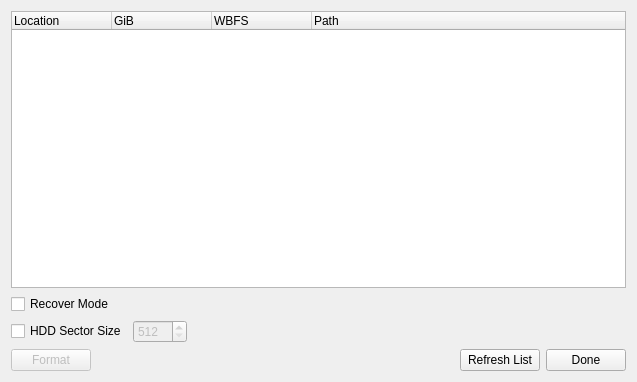
<?xml version="1.0" encoding="UTF-8"?>
<ui version="4.0">
 <class>FormatWindow</class>
 <widget class="QDialog" name="FormatWindow">
  <property name="geometry">
   <rect>
    <x>0</x>
    <y>0</y>
    <width>637</width>
    <height>382</height>
   </rect>
  </property>
  <property name="windowTitle">
   <string>WBFS Format Tool</string>
  </property>
  <layout class="QGridLayout" name="gridLayout">
   <item row="0" column="0" colspan="2">
    <widget class="QTreeWidget" name="treeWidget">
     <property name="toolTip">
      <string>Select a partition to format</string>
     </property>
     <property name="alternatingRowColors">
      <bool>true</bool>
     </property>
     <column>
      <property name="text">
       <string>Location</string>
      </property>
     </column>
     <column>
      <property name="text">
       <string>GiB</string>
      </property>
     </column>
     <column>
      <property name="text">
       <string>WBFS</string>
      </property>
     </column>
     <column>
      <property name="text">
       <string>Path</string>
      </property>
     </column>
    </widget>
   </item>
   <item row="1" column="0" colspan="2">
    <layout class="QHBoxLayout" name="horizontalLayout_3">
     <item>
      <layout class="QVBoxLayout" name="verticalLayout">
       <item>
        <widget class="QCheckBox" name="checkBox_recover">
         <property name="toolTip">
          <string>Format the partition in recovery mode</string>
         </property>
         <property name="text">
          <string>Recover Mode</string>
         </property>
        </widget>
       </item>
       <item>
        <layout class="QHBoxLayout" name="horizontalLayout">
         <item>
          <widget class="QCheckBox" name="checkBox_hss">
           <property name="toolTip">
            <string>Check this box to specify a sector size.  This should be a power of 2.</string>
           </property>
           <property name="text">
            <string>HDD Sector Size</string>
           </property>
          </widget>
         </item>
         <item>
          <widget class="QSpinBox" name="spinBox_hss">
           <property name="enabled">
            <bool>false</bool>
           </property>
           <property name="toolTip">
            <string>Check this box to specify a sector size.  This should be a power of 2.</string>
           </property>
           <property name="minimum">
            <number>512</number>
           </property>
           <property name="maximum">
            <number>4048</number>
           </property>
           <property name="singleStep">
            <number>512</number>
           </property>
           <property name="value">
            <number>512</number>
           </property>
          </widget>
         </item>
        </layout>
       </item>
      </layout>
     </item>
     <item>
      <spacer name="horizontalSpacer_2">
       <property name="orientation">
        <enum>Qt::Horizontal</enum>
       </property>
       <property name="sizeHint" stdset="0">
        <size>
         <width>40</width>
         <height>20</height>
        </size>
       </property>
      </spacer>
     </item>
    </layout>
   </item>
   <item row="2" column="0" colspan="2">
    <layout class="QHBoxLayout" name="horizontalLayout_2">
     <item>
      <widget class="QPushButton" name="pushButton_format">
       <property name="enabled">
        <bool>false</bool>
       </property>
       <property name="toolTip">
        <string>Format the selected item with WBFS filesystem</string>
       </property>
       <property name="text">
        <string>Format</string>
       </property>
      </widget>
     </item>
     <item>
      <spacer name="horizontalSpacer">
       <property name="orientation">
        <enum>Qt::Horizontal</enum>
       </property>
       <property name="sizeHint" stdset="0">
        <size>
         <width>40</width>
         <height>20</height>
        </size>
       </property>
      </spacer>
     </item>
     <item>
      <widget class="QPushButton" name="pushButton_refresh">
       <property name="enabled">
        <bool>true</bool>
       </property>
       <property name="toolTip">
        <string>Get the available partitions</string>
       </property>
       <property name="text">
        <string>Refresh List</string>
       </property>
      </widget>
     </item>
     <item>
      <widget class="QPushButton" name="pushButton_done">
       <property name="text">
        <string>Done</string>
       </property>
      </widget>
     </item>
    </layout>
   </item>
  </layout>
 </widget>
 <resources/>
 <connections>
  <connection>
   <sender>checkBox_hss</sender>
   <signal>clicked(bool)</signal>
   <receiver>spinBox_hss</receiver>
   <slot>setEnabled(bool)</slot>
   <hints>
    <hint type="sourcelabel">
     <x>79</x>
     <y>348</y>
    </hint>
    <hint type="destinationlabel">
     <x>179</x>
     <y>349</y>
    </hint>
   </hints>
  </connection>
 </connections>
</ui>
